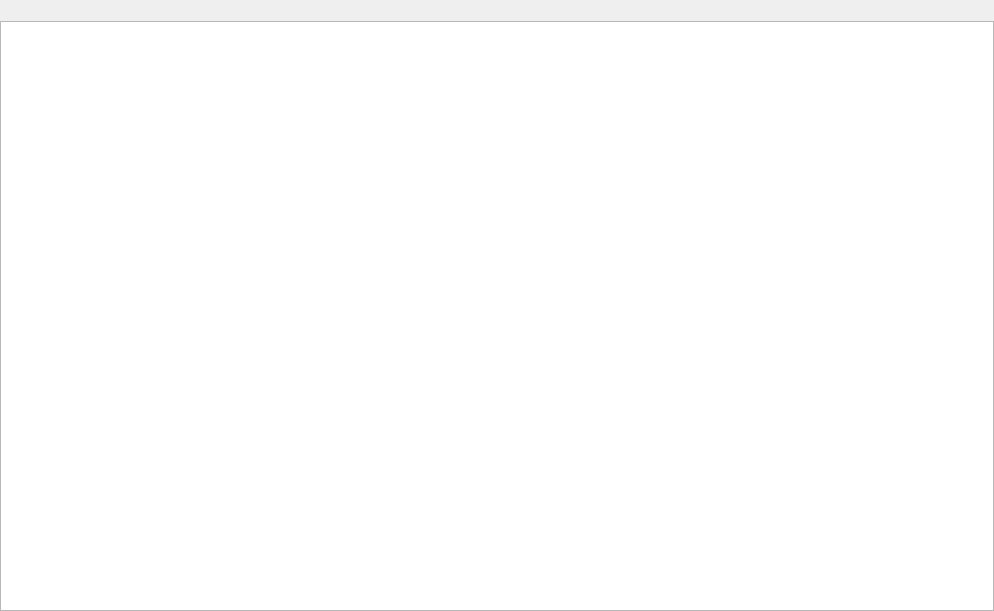
<?xml version="1.0" encoding="UTF-8"?>
<ui version="4.0">
 <class>QmlDesigner::ConnectionViewWidget</class>
 <widget class="QWidget" name="QmlDesigner::ConnectionViewWidget">
  <property name="geometry">
   <rect>
    <x>0</x>
    <y>0</y>
    <width>994</width>
    <height>611</height>
   </rect>
  </property>
  <property name="windowTitle">
   <string>Connections</string>
  </property>
  <layout class="QGridLayout" name="gridLayout">
   <property name="leftMargin">
    <number>0</number>
   </property>
   <property name="topMargin">
    <number>0</number>
   </property>
   <property name="rightMargin">
    <number>0</number>
   </property>
   <property name="bottomMargin">
    <number>0</number>
   </property>
   <property name="spacing">
    <number>0</number>
   </property>
   <item row="0" column="0">
    <widget class="QTabBar" name="tabBar" native="true"/>
   </item>
   <item row="1" column="0">
    <widget class="QWidget" name="widgetSpacer" native="true">
     <property name="sizePolicy">
      <sizepolicy hsizetype="Preferred" vsizetype="Fixed">
       <horstretch>0</horstretch>
       <verstretch>0</verstretch>
      </sizepolicy>
     </property>
     <property name="minimumSize">
      <size>
       <width>0</width>
       <height>4</height>
      </size>
     </property>
     <property name="maximumSize">
      <size>
       <width>16777215</width>
       <height>4</height>
      </size>
     </property>
    </widget>
   </item>
   <item row="3" column="0">
    <widget class="QStackedWidget" name="stackedWidget">
     <property name="currentIndex">
      <number>3</number>
     </property>
     <widget class="QWidget" name="connectionViewPage">
      <layout class="QGridLayout" name="gridLayout_3">
       <property name="leftMargin">
        <number>0</number>
       </property>
       <property name="topMargin">
        <number>0</number>
       </property>
       <property name="rightMargin">
        <number>0</number>
       </property>
       <property name="bottomMargin">
        <number>0</number>
       </property>
       <item row="3" column="0" colspan="5">
        <widget class="QTableView" name="connectionView">
         <property name="sizePolicy">
          <sizepolicy hsizetype="Expanding" vsizetype="Expanding">
           <horstretch>0</horstretch>
           <verstretch>0</verstretch>
          </sizepolicy>
         </property>
         <property name="selectionMode">
          <enum>QAbstractItemView::SingleSelection</enum>
         </property>
         <property name="selectionBehavior">
          <enum>QAbstractItemView::SelectRows</enum>
         </property>
         <property name="showGrid">
          <bool>false</bool>
         </property>
         <property name="cornerButtonEnabled">
          <bool>false</bool>
         </property>
         <attribute name="horizontalHeaderHighlightSections">
          <bool>false</bool>
         </attribute>
         <attribute name="horizontalHeaderStretchLastSection">
          <bool>true</bool>
         </attribute>
         <attribute name="verticalHeaderVisible">
          <bool>false</bool>
         </attribute>
         <attribute name="verticalHeaderHighlightSections">
          <bool>false</bool>
         </attribute>
        </widget>
       </item>
      </layout>
     </widget>
     <widget class="QWidget" name="bindingViewPage">
      <layout class="QGridLayout" name="gridLayout_2">
       <property name="leftMargin">
        <number>0</number>
       </property>
       <property name="topMargin">
        <number>0</number>
       </property>
       <property name="rightMargin">
        <number>0</number>
       </property>
       <property name="bottomMargin">
        <number>0</number>
       </property>
       <item row="2" column="0" colspan="3">
        <widget class="QTableView" name="bindingView">
         <property name="selectionMode">
          <enum>QAbstractItemView::SingleSelection</enum>
         </property>
         <property name="selectionBehavior">
          <enum>QAbstractItemView::SelectRows</enum>
         </property>
         <property name="showGrid">
          <bool>false</bool>
         </property>
         <property name="cornerButtonEnabled">
          <bool>false</bool>
         </property>
         <attribute name="horizontalHeaderHighlightSections">
          <bool>false</bool>
         </attribute>
         <attribute name="horizontalHeaderStretchLastSection">
          <bool>true</bool>
         </attribute>
         <attribute name="verticalHeaderVisible">
          <bool>false</bool>
         </attribute>
         <attribute name="verticalHeaderHighlightSections">
          <bool>false</bool>
         </attribute>
        </widget>
       </item>
      </layout>
     </widget>
     <widget class="QWidget" name="dynamicPropertiesPage">
      <layout class="QGridLayout" name="gridLayout_4">
       <property name="leftMargin">
        <number>0</number>
       </property>
       <property name="topMargin">
        <number>0</number>
       </property>
       <property name="rightMargin">
        <number>0</number>
       </property>
       <property name="bottomMargin">
        <number>0</number>
       </property>
       <item row="0" column="0">
        <widget class="QTableView" name="dynamicPropertiesView">
         <property name="selectionMode">
          <enum>QAbstractItemView::SingleSelection</enum>
         </property>
         <property name="selectionBehavior">
          <enum>QAbstractItemView::SelectRows</enum>
         </property>
         <property name="showGrid">
          <bool>false</bool>
         </property>
         <property name="cornerButtonEnabled">
          <bool>false</bool>
         </property>
         <attribute name="horizontalHeaderHighlightSections">
          <bool>false</bool>
         </attribute>
         <attribute name="horizontalHeaderStretchLastSection">
          <bool>true</bool>
         </attribute>
         <attribute name="verticalHeaderVisible">
          <bool>false</bool>
         </attribute>
         <attribute name="verticalHeaderHighlightSections">
          <bool>false</bool>
         </attribute>
        </widget>
       </item>
      </layout>
     </widget>
     <widget class="QWidget" name="backendViewPage">
      <layout class="QGridLayout" name="gridLayout_5">
       <property name="leftMargin">
        <number>0</number>
       </property>
       <property name="topMargin">
        <number>0</number>
       </property>
       <property name="rightMargin">
        <number>0</number>
       </property>
       <property name="bottomMargin">
        <number>0</number>
       </property>
       <item row="0" column="0">
        <widget class="QTableView" name="backendView">
         <property name="selectionMode">
          <enum>QAbstractItemView::SingleSelection</enum>
         </property>
         <property name="selectionBehavior">
          <enum>QAbstractItemView::SelectRows</enum>
         </property>
         <property name="showGrid">
          <bool>false</bool>
         </property>
         <property name="cornerButtonEnabled">
          <bool>false</bool>
         </property>
         <attribute name="horizontalHeaderHighlightSections">
          <bool>false</bool>
         </attribute>
         <attribute name="horizontalHeaderStretchLastSection">
          <bool>true</bool>
         </attribute>
         <attribute name="verticalHeaderVisible">
          <bool>false</bool>
         </attribute>
         <attribute name="verticalHeaderHighlightSections">
          <bool>false</bool>
         </attribute>
        </widget>
       </item>
      </layout>
     </widget>
    </widget>
   </item>
   <item row="2" column="0">
    <widget class="QToolBar" name="toolBar" native="true"/>
   </item>
  </layout>
  <zorder>stackedWidget</zorder>
  <zorder>tabBar</zorder>
  <zorder>widgetSpacer</zorder>
  <zorder>toolBar</zorder>
 </widget>
 <customwidgets>
  <customwidget>
   <class>QTabBar</class>
   <extends>QWidget</extends>
   <header location="global">qtabbar.h</header>
   <container>1</container>
  </customwidget>
 </customwidgets>
 <resources/>
 <connections/>
</ui>
